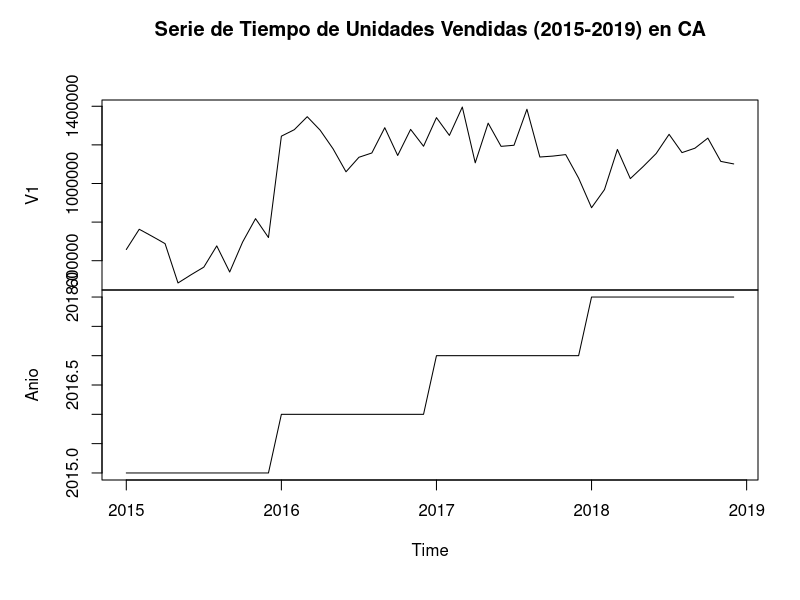
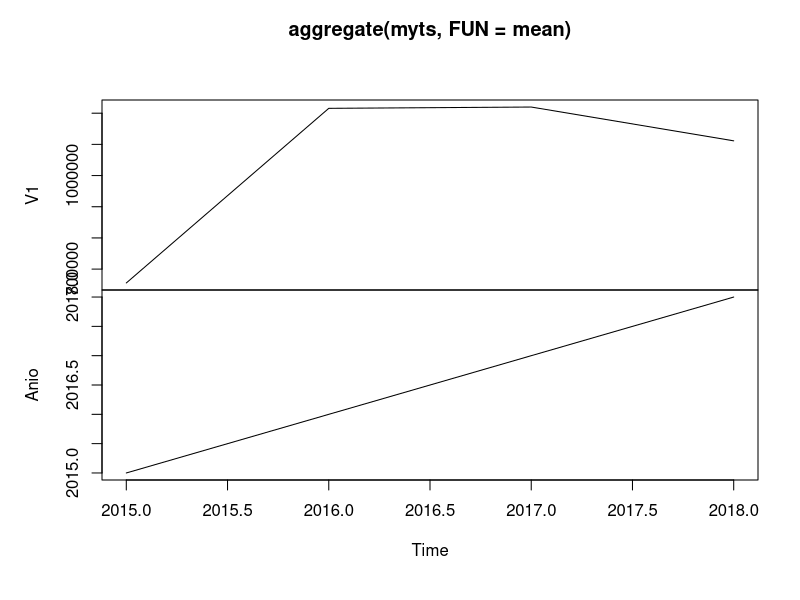
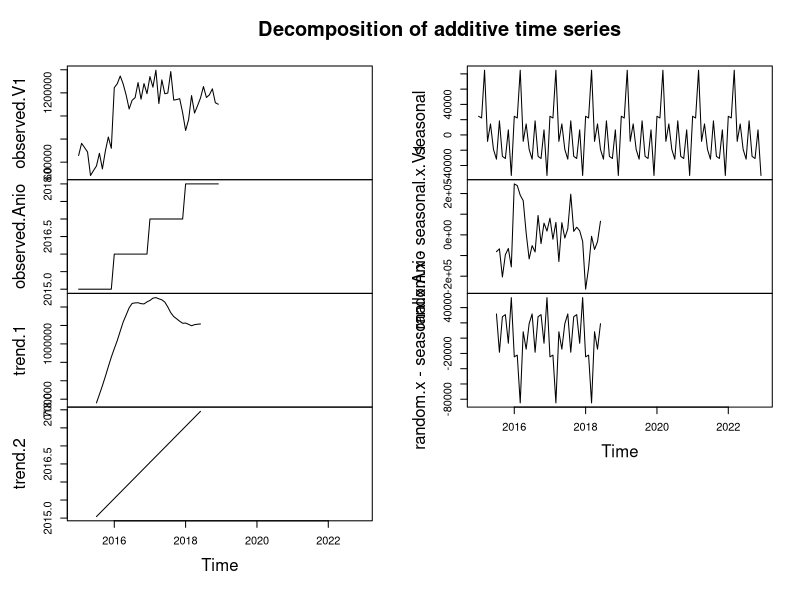
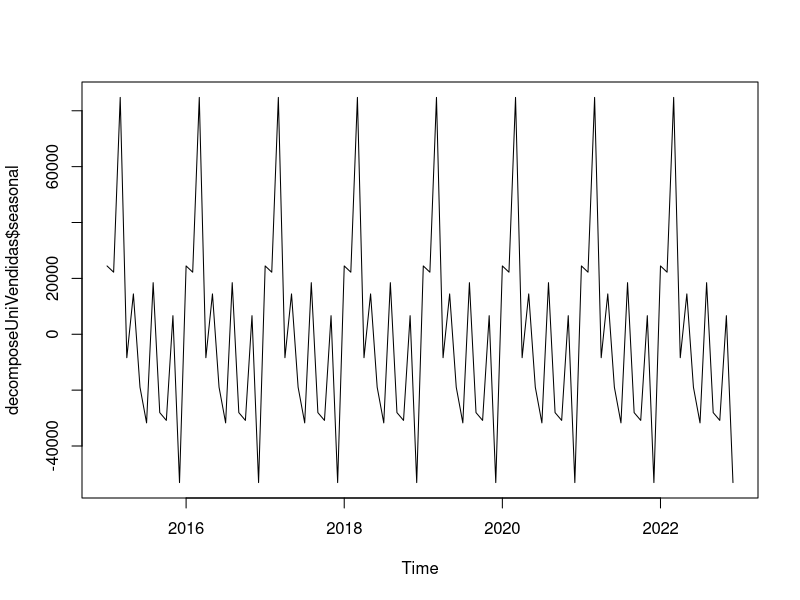

The R script that drew these images, in order:

install.packages("openxlsx")
library("openxlsx")

PagGuate <- read.xlsx("PAG-GT.xlsx", sheet = 1, startRow = 1, colNames = TRUE)
PagGuate$Pais<-"Guatemala"
View(head(PagGuate))

PagHon <- read.xlsx("PAG-HO.xlsx", sheet = 1, startRow = 1, colNames = TRUE)
PagHon$Pais<-"Honduras"
View(head(PagHon))

PagEL <- read.xlsx("PAG-EL.xlsx", sheet = 1, startRow = 1, colNames = TRUE)
PagEL$Pais<-"El Salvador"
View(head(PagEL))

PagNi <- read.xlsx("PAG-NI.xlsx", sheet = 1, startRow = 1, colNames = TRUE)
PagNi$Pais<-"Nicaragua"
View(head(PagNi))

PagCentroamerica <- rbind(PagGuate, PagHon, PagEL, PagNi)
View(PagCentroamerica)
PagCentroamerica$Año.Mes<-as.factor(PagCentroamerica$Año.Mes)

#2015
v201501<-sum(PagCentroamerica[which(PagCentroamerica[,1] == "201501"),11])
v201502<-sum(PagCentroamerica[which(PagCentroamerica[,1] == "201502"),11])
v201503<-sum(PagCentroamerica[which(PagCentroamerica[,1] == "201503"),11])
v201504<-sum(PagCentroamerica[which(PagCentroamerica[,1] == "201504"),11])
v201505<-sum(PagCentroamerica[which(PagCentroamerica[,1] == "201505"),11])
v201506<-sum(PagCentroamerica[which(PagCentroamerica[,1] == "201506"),11])
v201507<-sum(PagCentroamerica[which(PagCentroamerica[,1] == "201507"),11])
v201508<-sum(PagCentroamerica[which(PagCentroamerica[,1] == "201508"),11])
v201509<-sum(PagCentroamerica[which(PagCentroamerica[,1] == "201509"),11])
v201510<-sum(PagCentroamerica[which(PagCentroamerica[,1] == "201510"),11])
v201511<-sum(PagCentroamerica[which(PagCentroamerica[,1] == "201511"),11])
v201512<-sum(PagCentroamerica[which(PagCentroamerica[,1] == "201512"),11])

v2015<-rbind(v201501, v201502, v201503, v201504,v201505, v201506, v201507, v201508, v201509, v201510, v201511, v201512)
v2015<-as.data.frame(v2015)
v2015$Anio <- 2015
View(v2015)

#2016
v201501<-sum(PagCentroamerica[which(PagCentroamerica[,1] == "201601"),11])
v201502<-sum(PagCentroamerica[which(PagCentroamerica[,1] == "201602"),11])
v201503<-sum(PagCentroamerica[which(PagCentroamerica[,1] == "201603"),11])
v201504<-sum(PagCentroamerica[which(PagCentroamerica[,1] == "201604"),11])
v201505<-sum(PagCentroamerica[which(PagCentroamerica[,1] == "201605"),11])
v201506<-sum(PagCentroamerica[which(PagCentroamerica[,1] == "201606"),11])
v201507<-sum(PagCentroamerica[which(PagCentroamerica[,1] == "201607"),11])
v201508<-sum(PagCentroamerica[which(PagCentroamerica[,1] == "201608"),11])
v201509<-sum(PagCentroamerica[which(PagCentroamerica[,1] == "201609"),11])
v201510<-sum(PagCentroamerica[which(PagCentroamerica[,1] == "201610"),11])
v201511<-sum(PagCentroamerica[which(PagCentroamerica[,1] == "201611"),11])
v201512<-sum(PagCentroamerica[which(PagCentroamerica[,1] == "201612"),11])

v2016<-rbind(v201501, v201502, v201503, v201504,v201505, v201506, v201507, v201508, v201509, v201510, v201511, v201512)
v2016<-as.data.frame(v2016)
v2016$Anio <- 2016
View(v2016)

#2017
v201501<-sum(PagCentroamerica[which(PagCentroamerica[,1] == "201701"),11])
v201502<-sum(PagCentroamerica[which(PagCentroamerica[,1] == "201702"),11])
v201503<-sum(PagCentroamerica[which(PagCentroamerica[,1] == "201703"),11])
v201504<-sum(PagCentroamerica[which(PagCentroamerica[,1] == "201704"),11])
v201505<-sum(PagCentroamerica[which(PagCentroamerica[,1] == "201705"),11])
v201506<-sum(PagCentroamerica[which(PagCentroamerica[,1] == "201706"),11])
v201507<-sum(PagCentroamerica[which(PagCentroamerica[,1] == "201707"),11])
v201508<-sum(PagCentroamerica[which(PagCentroamerica[,1] == "201708"),11])
v201509<-sum(PagCentroamerica[which(PagCentroamerica[,1] == "201709"),11])
v201510<-sum(PagCentroamerica[which(PagCentroamerica[,1] == "201710"),11])
v201511<-sum(PagCentroamerica[which(PagCentroamerica[,1] == "201711"),11])
v201512<-sum(PagCentroamerica[which(PagCentroamerica[,1] == "201712"),11])

v2017<-rbind(v201501, v201502, v201503, v201504,v201505, v201506, v201507, v201508, v201509, v201510, v201511, v201512)
v2017<-as.data.frame(v2017)
v2017$Anio <- 2017
View(v2017)

#2018
v201501<-sum(PagCentroamerica[which(PagCentroamerica[,1] == "201801"),11])
v201502<-sum(PagCentroamerica[which(PagCentroamerica[,1] == "201802"),11])
v201503<-sum(PagCentroamerica[which(PagCentroamerica[,1] == "201803"),11])
v201504<-sum(PagCentroamerica[which(PagCentroamerica[,1] == "201804"),11])
v201505<-sum(PagCentroamerica[which(PagCentroamerica[,1] == "201805"),11])
v201506<-sum(PagCentroamerica[which(PagCentroamerica[,1] == "201806"),11])
v201507<-sum(PagCentroamerica[which(PagCentroamerica[,1] == "201807"),11])
v201508<-sum(PagCentroamerica[which(PagCentroamerica[,1] == "201808"),11])
v201509<-sum(PagCentroamerica[which(PagCentroamerica[,1] == "201809"),11])
v201510<-sum(PagCentroamerica[which(PagCentroamerica[,1] == "201810"),11])
v201511<-sum(PagCentroamerica[which(PagCentroamerica[,1] == "201811"),11])
v201512<-sum(PagCentroamerica[which(PagCentroamerica[,1] == "201812"),11])

v2018<-rbind(v201501, v201502, v201503, v201504,v201505, v201506, v201507, v201508, v201509, v201510, v201511, v201512)
v2018<-as.data.frame(v2018)
v2018$Anio <- 2018
View(v2018)

vector<-rbind(v2015, v2016, v2017, v2018)
View(vector)

# save a numeric vector containing 72 monthly observations
# from Jan 2009 to Dec 2014 as a time series object
myts <- ts(vector, start=c(2015, 1), end=c(2018, 12), frequency=12)

start(myts)
end(myts)
frequency(myts)

plot(myts, type="l", main = "Serie de Tiempo de Unidades Vendidas (2015-2019) en CA")

#Grafico sobre el comportamiento de la media en subsets de los anios
plot(aggregate(myts,FUN=mean))

#descomponemos la serie de tiempo en tendencia, estacionaridad e innovacion
decomposeUniVendidas<-decompose(myts)
plot(decomposeUniVendidas)
plot(decomposeUniVendidas$seasonal)

